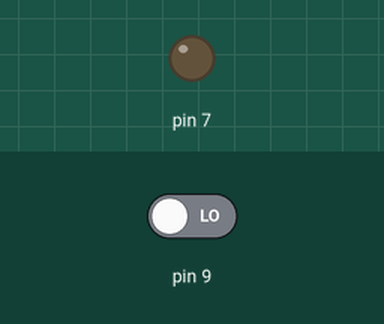
A program run on a simulated Arduino Uno, built with avr-gcc and run on an emulated ATmega328P. On the bench: output pins drawn as LEDs (lit = HIGH). The inputs (shaded band) are chosen by the test bench; at power-on: pin 9 LOW.

Above: at 1.2 s.
1.3 s: pin 9 driven HIGH
At 2.2 s:
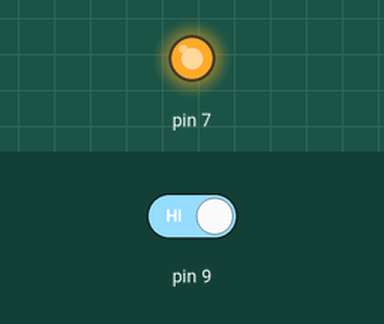
2.8 s: pin 9 driven LOW
At 3.3 s:
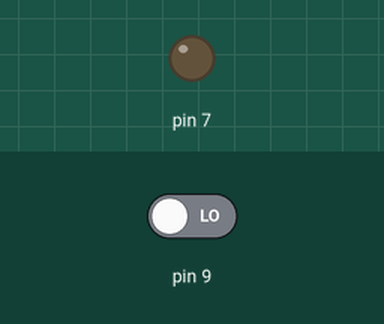
Timing chart, 0 to 5.8 s (numbered marks = the images above; inputs shaded):
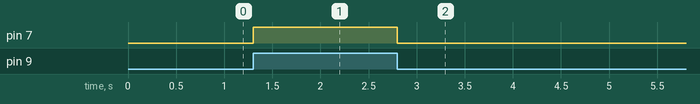

The program:

main.cpp
```cpp
//
// This main.cpp is used with Visual Studio Code IDE with the PlatformIO extension.
//
// This main.cpp only includes the actual program source code, which is located
// in a matching subfolder of the 'lib' folder.
//
//
// If working with VISUAL STUDIO CODE and PLATFORMIO, then you can do as follows:
//
//      For example, you want to compile/build/upload the sketch 'my_nice_arduino_sketch.cpp':
//
//      Create a subfolder exactly named 'my_nice_arduino_sketch' in the 'lib' folder, then place
//      the source file 'my_nice_arduino_sketch.cpp' into it.
//
//      Now, only write the line
//
//              #include <my_nice_arduino_sketch.cpp>
//
//      into this 'main.cpp' file. Then you can build and upload the Arduino sketch.


#include <motion_sensor_test.cpp>
```

Measured:
- after the input at 1.3 s, pin 7: LOW → HIGH at once
- after the input at 2.8 s, pin 7: HIGH → LOW at once
